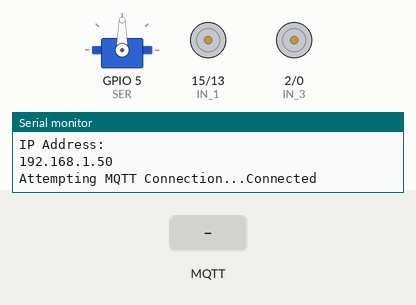
A sketch run on a simulated ESP8266 (NodeMCU). Parts: servo, motor-driver pin pairs drawn as motors (green arrow = first pin HIGH = forward, orange = second pin HIGH = backward, longer = more drive, scaled by the enable pin), the last lines printed to the serial monitor. The inputs (shaded band) are chosen by the test bench. WiFi joins after 1.5 s; servers stay silent unless stated; no MQTT or app messages arrive unless stated.

Above: at 2.7 s.
2.8 s: MQTT message "R" arrives on the first subscribed topic
At 2.97 s:
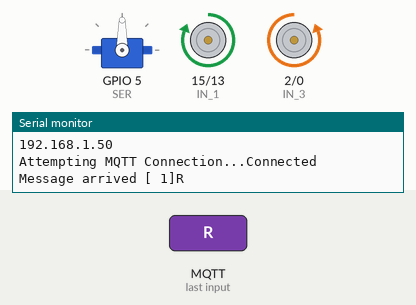
4.7 s: MQTT message "F" arrives on the first subscribed topic
At 5.3 s:
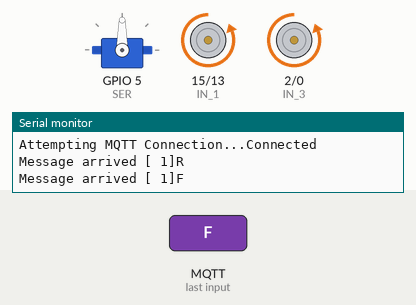
6.2 s: MQTT message "L" arrives on the first subscribed topic
At 7.6 s:
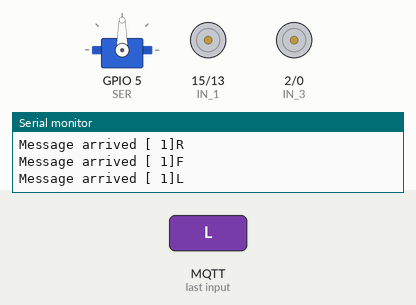
7.9 s: MQTT message "Z" arrives on the first subscribed topic
At 9.3 s:
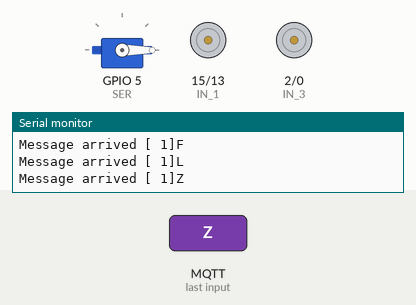
9.9 s: MQTT message "B" arrives on the first subscribed topic
At 10.5 s:
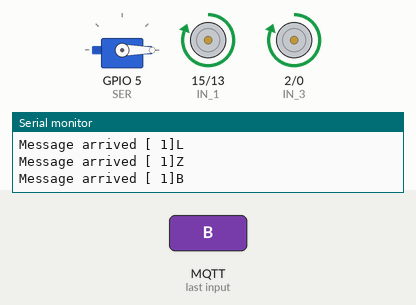
11.4 s: MQTT message "F" arrives on the first subscribed topic
At 12.8 s:
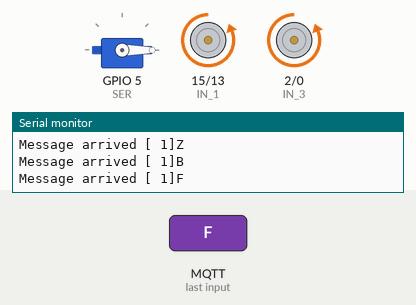
Timing chart, 0 to 13.9 s (numbered marks = the images above; inputs shaded):
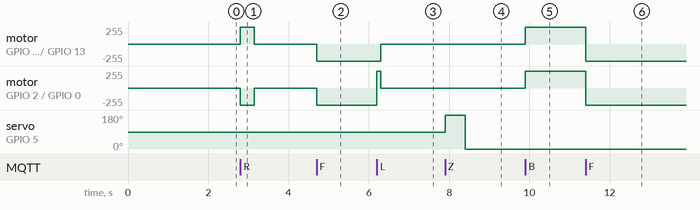

Measured:
- after the input at 2.8 s, motor on GPIO 15 (IN_1) / GPIO 13 (IN_2): stopped → forward 255/255 at once, → stopped 0.34 s later; motor on GPIO 2 (IN_3) / GPIO 0 (IN_4): stopped → backward 255/255 at once, → stopped 0.34 s later
- after the input at 4.7 s, motor on GPIO 15 (IN_1) / GPIO 13 (IN_2), motor on GPIO 2 (IN_3) / GPIO 0 (IN_4): stopped → backward 255/255 at once
- after the input at 6.2 s, motor on GPIO 15 (IN_1) / GPIO 13 (IN_2): backward 255/255 → stopped after 0.10 s; motor on GPIO 2 (IN_3) / GPIO 0 (IN_4): backward 255/255 → forward 255/255 at once, → stopped 0.10 s later
- after the input at 7.9 s, servo on GPIO 5 (SER): 90° → 180° at once, → 0° 0.50 s later
- after the input at 9.9 s, motor on GPIO 15 (IN_1) / GPIO 13 (IN_2), motor on GPIO 2 (IN_3) / GPIO 0 (IN_4): stopped → forward 255/255 at once
- after the input at 11.4 s, motor on GPIO 15 (IN_1) / GPIO 13 (IN_2), motor on GPIO 2 (IN_3) / GPIO 0 (IN_4): forward 255/255 → backward 255/255 at once

The sketch:

Wifi_Connect.ino
```cpp
//BOT 1
#include <WiFiClient.h>
#include <WiFiClientSecure.h>
#include <ESP8266WiFi.h>
#include <PubSubClient.h>
#include <Servo.h>
Servo myservo;

#define ENA   14          // Enable/speed motors Right        GPIO14(D5)
#define ENB   12          // Enable/speed motors Left         GPIO12(D6)
#define IN_1  15          // L298N in1 motors Rightx          GPIO15(D8)
#define IN_2  13          // L298N in2 motors Right           GPIO13(D7)
#define IN_3  2           // L298N in3 motors Left            GPIO2(D4)
#define IN_4  0           // L298N in4 motors Left            GPIO0(D3)
#define SER   5                                               //GPIO(D1)
int i = 0;
const char* ssid = "AndroidAP";               //Wifi Name

const char* passkey = "12345678";      //Wifi Passkey

//mqtt server domain & topic
const char* mqtt_server = "nc7cec0d-internet-facing-c87ec016a157b43d.elb.ap-south-1.amazonaws.com";
const int mqtt_port = 1883;
const char* topic = "1";

//mqtt broker userID & pass
const char* username = "Test02";
const char* password = "123456789";

void goAhead() {
  digitalWrite(IN_1, LOW);
  digitalWrite(IN_2, HIGH);
  digitalWrite(IN_3, LOW);
  digitalWrite(IN_4, HIGH);
  analogWrite(ENA, 255);
  analogWrite(ENB, 255);
}

void goBack() {
  digitalWrite(IN_1, HIGH);
  digitalWrite(IN_2, LOW);
  digitalWrite(IN_3, HIGH);
  digitalWrite(IN_4, LOW);
  analogWrite(ENA, 255);
  analogWrite(ENB, 255);
}

void goRight() {
  analogWrite(ENA, 255);
  analogWrite(ENB, 255);


  digitalWrite(IN_1, HIGH);
  digitalWrite(IN_2, LOW);
  digitalWrite(IN_3, LOW);
  digitalWrite(IN_4, HIGH);
  delay(340);
  digitalWrite(IN_1, LOW);
  digitalWrite(IN_2, LOW);
  digitalWrite(IN_3, LOW);
  digitalWrite(IN_4, LOW);
  delay(100);
}
void goLeft() {
  analogWrite(ENA, 255);
  analogWrite(ENB, 255);


  digitalWrite(IN_1, LOW);
  digitalWrite(IN_2, HIGH);
  digitalWrite(IN_3, HIGH);
  digitalWrite(IN_4, LOW);
  delay(100);
  digitalWrite(IN_1, LOW);
  digitalWrite(IN_2, LOW);
  digitalWrite(IN_3, LOW);
  digitalWrite(IN_4, LOW);
  delay(100);}
void stopBot() {
  digitalWrite(IN_1, LOW);
  digitalWrite(IN_2, LOW);
  digitalWrite(IN_3, LOW);
  digitalWrite(IN_4, LOW);
  analogWrite(ENA, 0);
  analogWrite(ENB, 0);
}
void servo() {
  myservo.write(180);
  delay(500);
  myservo.write(0);
  delay(500);
}

void setup_wifi() {
  delay(10);
  Serial.println();
  Serial.println("Connecting to...");
  Serial.println(ssid);

  WiFi.begin(ssid, passkey);

  while (WiFi.status() != WL_CONNECTED) {
    delay(500);
    Serial.println(".");
  }
  randomSeed(micros());
  Serial.println("");
  Serial.println("WiFi Connected");
  Serial.println("IP Address: ");
  Serial.println(WiFi.localIP());
}

void callback(char* topic, byte* payload, unsigned int length) {
  String topicstr = topic;
  char sub[1000];
  int c = 0;
  Serial.print("Message arrived [ ");
  Serial.print(topic);
  Serial.print("]");
  for (int i = 0; i < length; i++) {
    Serial.print((char)payload[i]);
  }
  Serial.println();

  //Switch Case
  char store = (char)payload[0];
  switch (store) {
    case 'F':
      {
        goAhead();
        break;
      }
    case 'R':
      {
        goRight();
        delay(10);
        stopBot();
        break;
      }
    case 'L':
      {
        stopBot();
        goLeft();
        stopBot();
        break;
      }
    case 'Z':
      {
        stopBot();
        servo();
        break;
      }
    case 'S':
      {
        stopBot();
        break;
      }
    case 'B':
      {
        stopBot();
        goBack();
        break;
      }
  }
}


WiFiClient espClient;
PubSubClient client(espClient);


void reconnect() {
  //Loop until reconnected
  while (!client.connected()) {
    Serial.print("Attempting MQTT Connection...");
    //create a random  client ID
    String clientId = "Test01";
    //Attempt to connect
    if (client.connect(clientId.c_str(), username, password)) {
      Serial.println("Connected");
      client.publish("Led", "MQTT SUCCESSFULLY CONNECTED", true);
      client.subscribe(topic);
    }
    else {
      Serial.print("Failed, rc=");
      Serial.print(client.state());
      Serial.println("Try again in 5 seconds");
      //wait 5 seconds before retrying
      delay(5000);
    }
  }
}


void setup() {
  // put your setup code here, to run once:
  pinMode(ENA, OUTPUT);
  pinMode(ENB, OUTPUT);
  pinMode(IN_1, OUTPUT);
  pinMode(IN_2, OUTPUT);
  pinMode(IN_3, OUTPUT);
  pinMode(IN_4, OUTPUT);
  pinMode(SER, OUTPUT);
  myservo.attach(5);
  Serial.begin(115200);
  setup_wifi();
  client.setServer(mqtt_server, mqtt_port);
  client.setCallback(callback);

}

void loop() {
  // put your main code here, to run repeatedly:
  if (!client.connected()) {
    reconnect();
  }
  client.loop();
}
```
